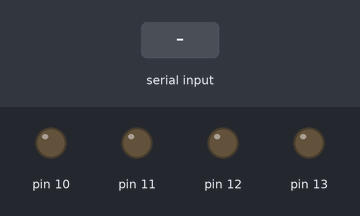
Bench run of a sketch on a simulated Arduino Uno, built with avr-gcc and run on an emulated ATmega328P. Shown: output pins drawn as LEDs (lit = HIGH). The test bench sets the inputs (shaded band). What the sketch prints to the serial monitor is not drawn.

Above: at 1.2 s.
1.3 s: "F" received over Serial
At 1.8 s:
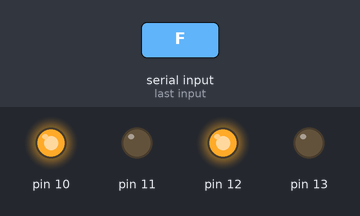
2.8 s: "B" received over Serial
At 4.0 s:
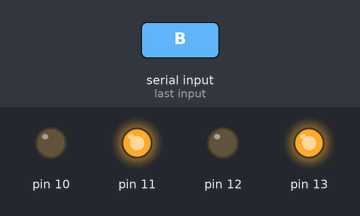
4.3 s: "R" received over Serial
At 5.3 s:
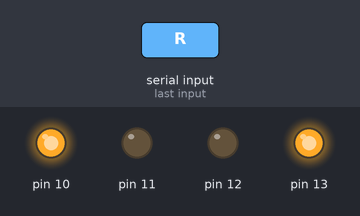
5.8 s: "L" received over Serial
At 6.5 s:
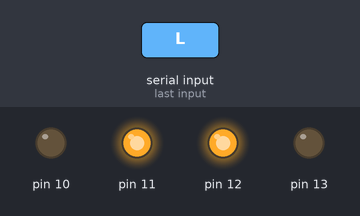
Timing chart, 0 to 8.3 s (numbered marks = the images above; inputs shaded):
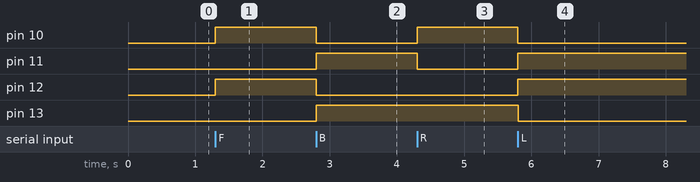

Measured:
- after the input at 1.3 s, pin 10, pin 12: LOW → HIGH at once
- after the input at 2.8 s, pin 10, pin 12: HIGH → LOW at once; pin 11, pin 13: LOW → HIGH at once
- after the input at 4.3 s, pin 10: LOW → HIGH at once; pin 11: HIGH → LOW at once
- after the input at 5.8 s, pin 10, pin 13: HIGH → LOW at once; pin 11, pin 12: LOW → HIGH at once

The sketch:

robosoccer.ino
```cpp
#include<SoftwareSerial.h>
char myByte;
char flag;
void setup() {
  // put your setup code here, to run once:
  pinMode(13,OUTPUT);
  pinMode(12,OUTPUT);
  pinMode(11,OUTPUT);
  pinMode(10,OUTPUT);

  Serial.begin(9600);
}

void loop() {
  // put your main code here, to run repeatedly:

      if(Serial.available()){
           myByte=Serial.read();
          if(myByte=='F'){
             Serial.print(myByte);
             digitalWrite(10,HIGH);
             digitalWrite(11,LOW);
             digitalWrite(12,HIGH);
             digitalWrite(13,LOW);
            // flag=myByte;
          }
          else if(myByte=='B'){
             digitalWrite(10,LOW);
             digitalWrite(11,HIGH);
             digitalWrite(12,LOW);
             digitalWrite(13,HIGH);
             Serial.print(myByte);
            // flag=myByte;
          }
          else if(myByte=='R'){
            if(flag=='B'){

                digitalWrite(10,LOW);
                digitalWrite(11,HIGH);
                digitalWrite(12,LOW);
                digitalWrite(13,LOW);
                Serial.print(myByte);

             }
             else{

                digitalWrite(10,HIGH);
                digitalWrite(11,LOW);
                digitalWrite(12,LOW);
                digitalWrite(13,HIGH);
                Serial.print(myByte);
              }


          }
          else if(myByte=='L'){

               if(flag=='B'){

               digitalWrite(10,LOW);
               digitalWrite(11,LOW);
               digitalWrite(12,LOW);
               digitalWrite(13,HIGH);
               Serial.print(myByte);


             }
             else{

                digitalWrite(10,LOW);
                digitalWrite(11,HIGH);
                digitalWrite(12,HIGH);
                digitalWrite(13,LOW);
                Serial.print(myByte);

              }


          }
          else{
             digitalWrite(10,LOW);
             digitalWrite(11,LOW);
             digitalWrite(12,LOW);
             digitalWrite(13,LOW);
             Serial.print(myByte);

            }

}


}
```
